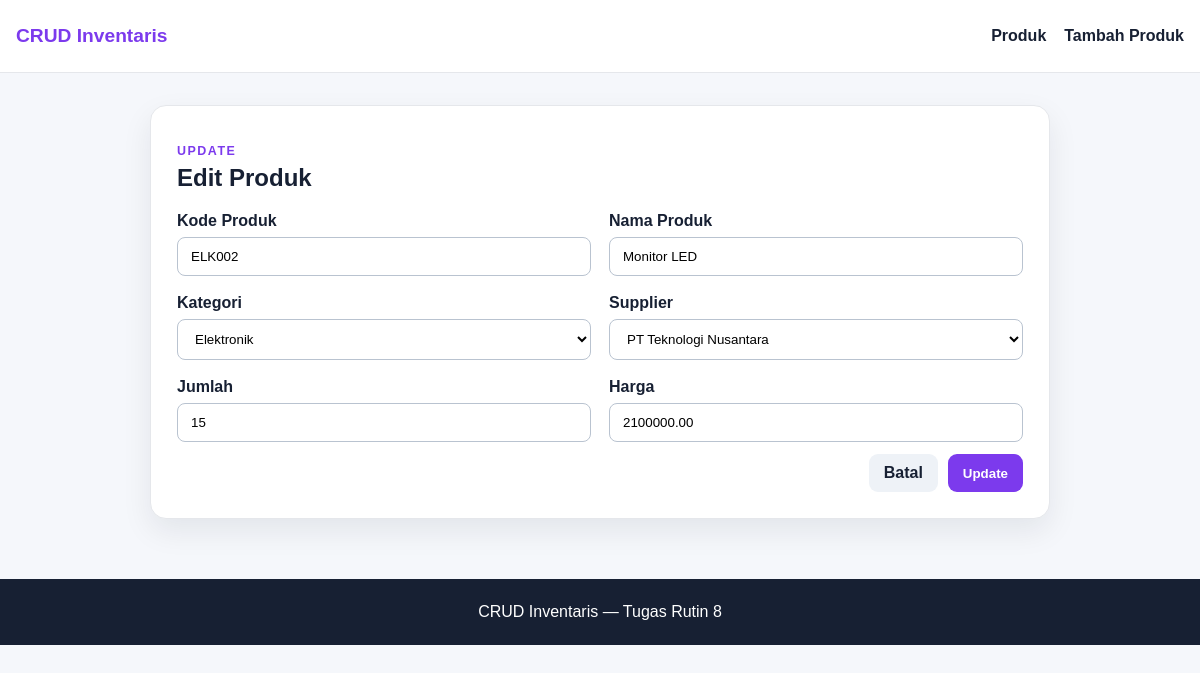
Page /edit.php?id=2 on the committed database.
### tables this page shows
CREATE TABLE produk (
    id_produk INT AUTO_INCREMENT PRIMARY KEY,
    id_kategori INT NOT NULL,
    id_supplier INT NOT NULL,
    kode_produk VARCHAR(30) NOT NULL UNIQUE,
    nama_produk VARCHAR(150) NOT NULL,
    jumlah INT NOT NULL DEFAULT 0,
    harga DECIMAL(12,2) NOT NULL DEFAULT 0,
    created_at TIMESTAMP DEFAULT CURRENT_TIMESTAMP,
    CONSTRAINT fk_produk_kategori FOREIGN KEY (id_kategori) REFERENCES kategori(id_kategori)
        ON UPDATE CASCADE ON DELETE RESTRICT,
    CONSTRAINT fk_produk_supplier FOREIGN KEY (id_supplier) REFERENCES supplier(id_supplier)
        ON UPDATE CASCADE ON DELETE RESTRICT
);

CREATE TABLE kategori (
    id_kategori INT AUTO_INCREMENT PRIMARY KEY,
    nama_kategori VARCHAR(100) NOT NULL UNIQUE
);

CREATE TABLE supplier (
    id_supplier INT AUTO_INCREMENT PRIMARY KEY,
    nama_supplier VARCHAR(100) NOT NULL,
    telepon VARCHAR(30) NOT NULL,
    alamat VARCHAR(255) NOT NULL
);

### config/bootstrap.php (called while the page is built, shortened)
<?php
function e(?string $value): string
{
    return htmlspecialchars($value ?? '', ENT_QUOTES, 'UTF-8');
}

### public/edit.php (the view, shortened to what this page needs)
<?php
require_once __DIR__ . '/../config/bootstrap.php';
$id = filter_input(INPUT_GET,'id',FILTER_VALIDATE_INT);
$stmt = $pdo->prepare("SELECT * FROM produk WHERE id_produk=:id");
$stmt->execute(['id'=>$id]);
$product = $stmt->fetch();
$categories = $pdo->query("SELECT id_kategori,nama_kategori FROM kategori ORDER BY nama_kategori")->fetchAll();
$suppliers = $pdo->query("SELECT id_supplier,nama_supplier FROM supplier ORDER BY nama_supplier")->fetchAll();
require __DIR__ . '/../partials/header.php';
?>
<section class="card form-card">
    <p class="eyebrow">Update</p><h1>Edit Produk</h1>
    <form method="post">
        <div class="form-grid">
            <div class="form-group"><label for="kode_produk">Kode Produk</label>
                <input id="kode_produk" name="kode_produk" value="<?= e($product['kode_produk']) ?>" required></div>
            <div class="form-group"><label for="nama_produk">Nama Produk</label>
                <input id="nama_produk" name="nama_produk" value="<?= e($product['nama_produk']) ?>" required></div>
            <div class="form-group"><label for="id_kategori">Kategori</label>
                <select id="id_kategori" name="id_kategori" required>
                <?php foreach ($categories as $category): ?>
                    <option value="<?= (int)$category['id_kategori'] ?>"
                        <?= ((int)$product['id_kategori']===(int)$category['id_kategori'])?'selected':'' ?>>
                        <?= e($category['nama_kategori']) ?>
                    </option>
                <?php endforeach; ?>
                </select>
            </div>
            <div class="form-group"><label for="id_supplier">Supplier</label>
                <select id="id_supplier" name="id_supplier" required>
                <?php foreach ($suppliers as $supplier): ?>
                    <option value="<?= (int)$supplier['id_supplier'] ?>"
                        <?= ((int)$product['id_supplier']===(int)$supplier['id_supplier'])?'selected':'' ?>>
                        <?= e($supplier['nama_supplier']) ?>
                    </option>
                <?php endforeach; ?>
                </select>
            </div>
            <div class="form-group"><label for="jumlah">Jumlah</label>
                <input id="jumlah" type="number" name="jumlah" min="0" value="<?= e((string)$product['jumlah']) ?>" required></div>
            <div class="form-group"><label for="harga">Harga</label>
                <input id="harga" type="number" name="harga" min="0" step="0.01" value="<?= e((string)$product['harga']) ?>" required></div>
        </div>
        <div class="form-actions">
            <a class="button button--light" href="index.php">Batal</a>
            <button class="button button--primary" type="submit">Update</button>
        </div>
    </form>
</section>
<?php require __DIR__ . '/../partials/footer.php'; ?>

### public/style.css (style rules this page uses)
:root { --bg:#f5f7fb;--white:#fff;--text:#172033;--muted:#657086;--primary:#7c3aed;--border:#e5e7eb;--danger:#dc2626;--shadow:0 12px 30px rgba(15,23,42,.08) }
* { box-sizing:border-box }
body { margin:0;font-family:Arial,Helvetica,sans-serif;background:var(--bg);color:var(--text) }
a { color:inherit }
.eyebrow { margin-bottom:6px!important;color:var(--primary)!important;font-size:.78rem;font-weight:800;text-transform:uppercase;letter-spacing:.12em }
.card { padding:26px;background:var(--white);border:1px solid var(--border);border-radius:16px;box-shadow:var(--shadow) }
.button { display:inline-flex;align-items:center;justify-content:center;padding:10px 15px;border:0;border-radius:9px;background:var(--text);color:var(--white);text-decoration:none;font-weight:700;cursor:pointer }
.button--primary { background:var(--primary) }
.button--light { background:#eef2f7;color:var(--text) }
input,select { width:100%;padding:11px 13px;border:1px solid #b9c3d0;border-radius:8px;background:var(--white) }
.form-card { max-width:900px;margin:0 auto }
.form-card h1 { margin-top:0 }
.form-grid { display:grid;grid-template-columns:repeat(2,1fr);gap:18px }
.form-group label { display:block;margin-bottom:7px;font-weight:700 }
.form-actions { display:flex;justify-content:flex-end;gap:10px;margin-top:12px }

### rows in the picture
produk: kode_produk "ELK002", nama_produk "Monitor LED", id_kategori "Elektronik", id_supplier "PT Teknologi Nusantara", jumlah "15", harga "2100000.00"
